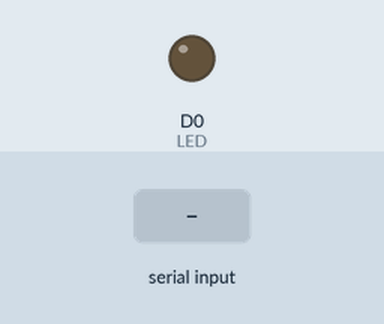
A sketch run on a simulated ESP8266 (NodeMCU). Parts: output pins drawn as LEDs (lit = HIGH). The test bench sets the inputs (shaded band).

Above: at 1.2 s.
1.3 s: "a" received over Serial
At 2.5 s:
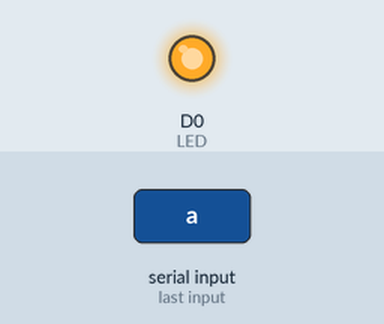
2.8 s: "b" received over Serial
At 3.9 s:
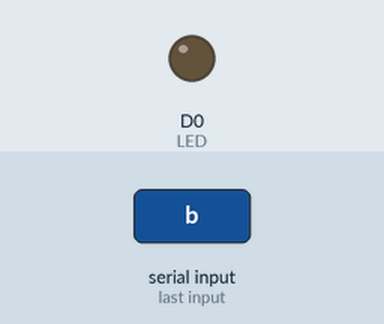
Timing chart, 0 to 5.8 s (numbered marks = the images above; inputs shaded):
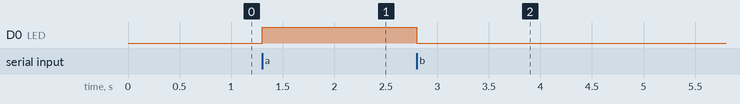

The sketch:

3.Serial_Communication.ino
```cpp
#define LED D0
void setup() {
pinMode(LED,OUTPUT);
}

void loop() {
char x= Serial.read();

if(x=='a')
{digitalWrite(LED,HIGH);}
if(x=='b')
{digitalWrite(LED,LOW);}

}
```

Measured:
- after the input at 1.3 s, D0 (LED): LOW → HIGH at once
- after the input at 2.8 s, D0 (LED): HIGH → LOW at once
